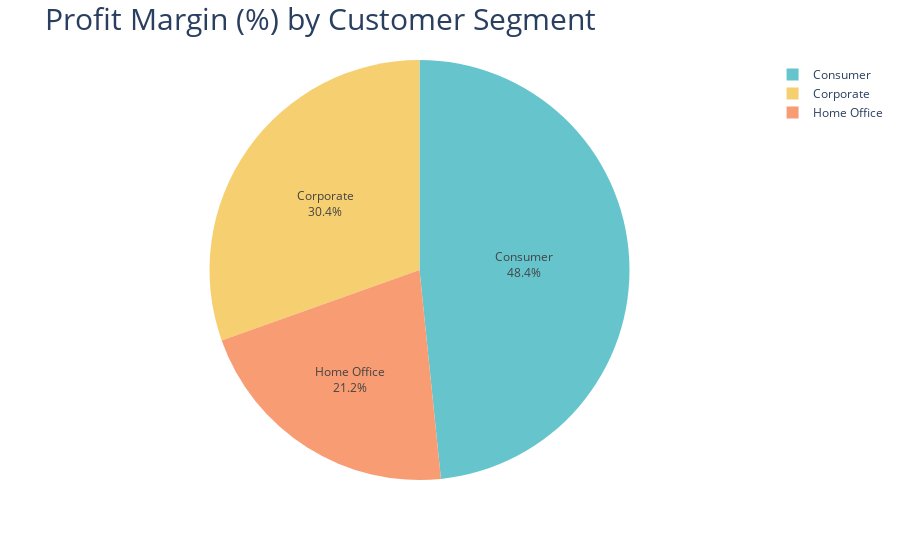

Notebook code cell kept with this figure:
### Markdown cell above
#### Observations:
- From the bar graph, it can be observed that office supplies is having the highest profit margin, followed by technology products and furniture.
- For office supplies, labels are generating the highest profit margin, followed by paper, envelopes, fasteners, art, appliances, binders, storage and supplies. Supplies is the only products in the office supplies category that undergo losses.
- For technology product, all the products are having positive profit margin. Copiers is having the highest profit margin, followed by accessories, phones and machines.
- For furniture, furnishings is having the highest profit margin, follow by chairs and bookcases and tables. Furnishings and chairs are having the positive profit margin while bookcases and tables are having negative profit margin.

### Code cell
#Profit Margin by customer segment
profit_margin_by_category = df.groupby('Segment')['Profit Margin (%)'].sum().reset_index()

fig_profit_margin_by_category= px.pie(profit_margin_by_category, 
             values='Profit Margin (%)', 
             names='Segment', 
             color_discrete_sequence=px.colors.qualitative.Pastel)

fig_profit_margin_by_category.update_traces(textposition='inside', textinfo='percent+label')
fig_profit_margin_by_category.update_layout(title_text='Profit Margin (%) by Customer Segment', title_font=dict(size=30))

fig_profit_margin_by_category.show()

### Figure 1 — Plotly figure (JSON) as saved in the notebook; plotly's stock layout.template omitted (floating-point values rounded to 4 significant figures)
{"data": [{"domain": {"x": [0, 1], "y": [0, 1]}, "hovertemplate": "Segment=%{label}<br>Profit Margin (%)=%{value}<extra></extra>", "labels": ["Consumer", "Corporate", "Home Office"], "legendgroup": "", "name": "", "showlegend": true, "textinfo": "percent+label", "textposition": "inside", "type": "pie", "values": [58160.0, 36600.0, 25480.0]}], "layout": {"legend": {"tracegroupgap": 0}, "margin": {"t": 60}, "piecolorway": ["rgb(102, 197, 204)", "rgb(246, 207, 113)", "rgb(248, 156, 116)", "rgb(220, 176, 242)", "rgb(135, 197, 95)", "rgb(158, 185, 243)", "rgb(254, 136, 177)", "rgb(201, 219, 116)", "rgb(139, 224, 164)", "rgb(180, 151, 231)", "rgb(179, 179, 179)"], "title": {"font": {"size": 30}, "text": "Profit Margin (%) by Customer Segment"}}}
